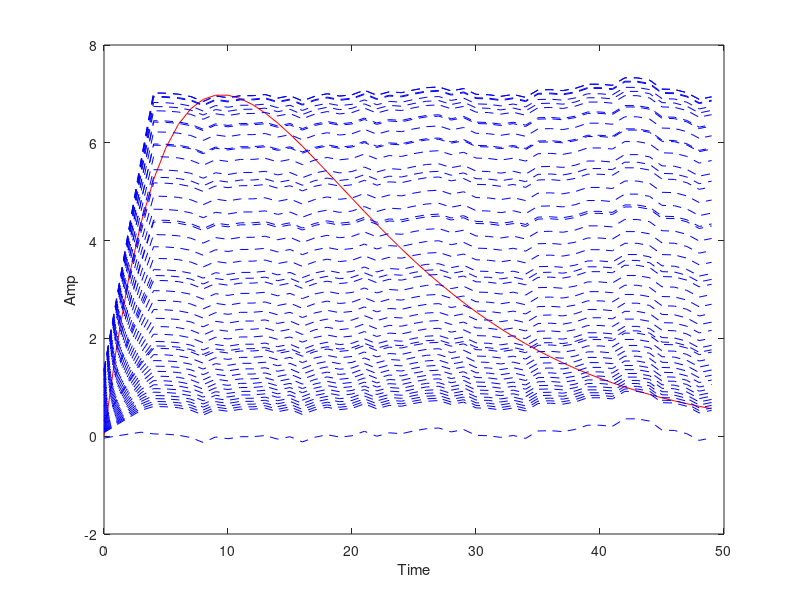

Reproduce this figure in MATLAB.
R = 50;
d = rand(R,1)-0.5;
m = 0:1:R-1;
s = 2*m.*(0.9.^m);
x = s + d;
plot(m,d,'r-',m,s,'b--',m,x,'g:');
xlabel('Time');
ylabel('Amp');
legend('r-','d[n]','b--','s[n]','g:','x[n]');
pause
M = input('Number of input samples = ');
b = ones(M,1)/M;
y = filter(b,1,x);
plot(m,s,'r-',m,y,'b--');
xlabel('Time');
ylabel('Amp');